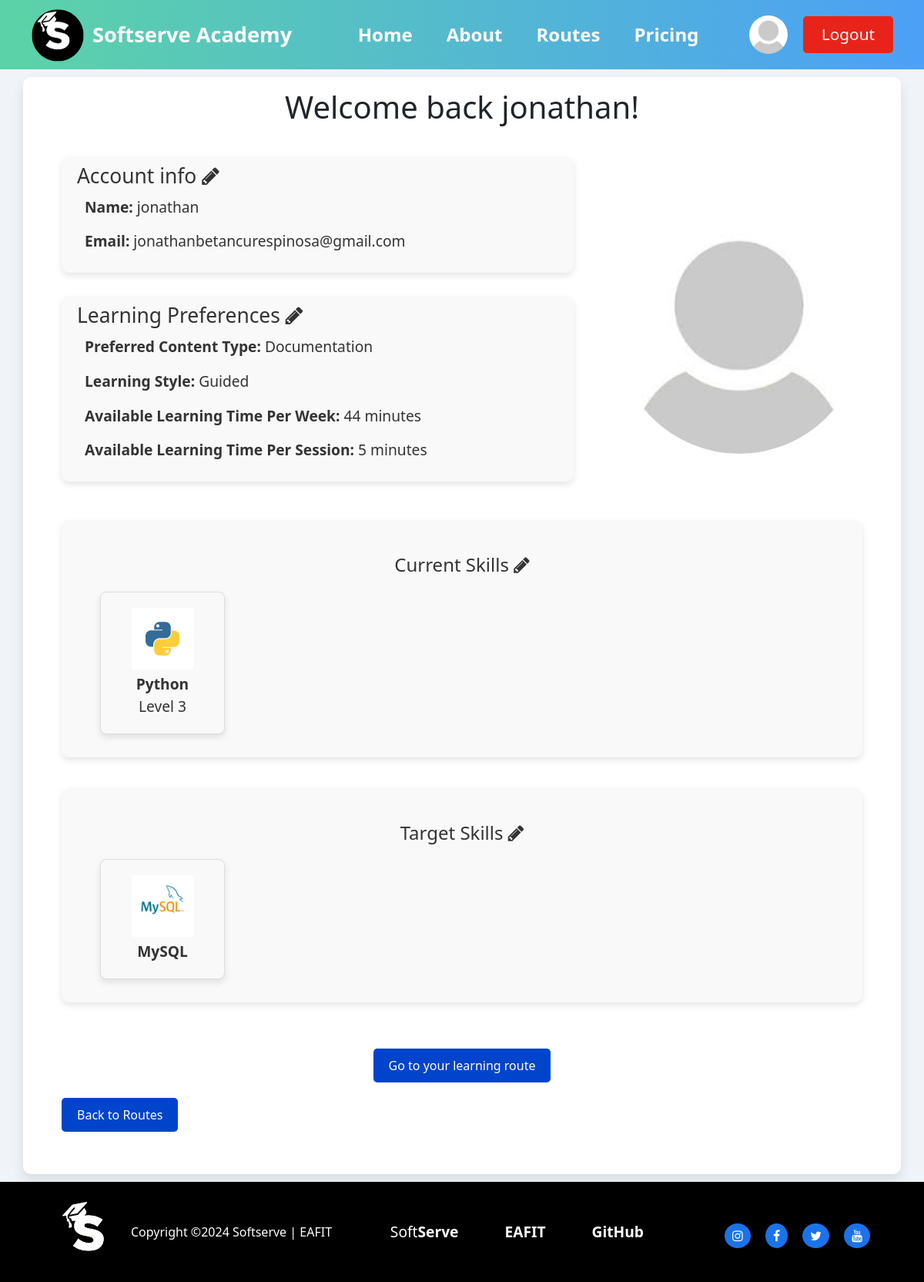
Page /user/ (signed in) on the earlier database version.
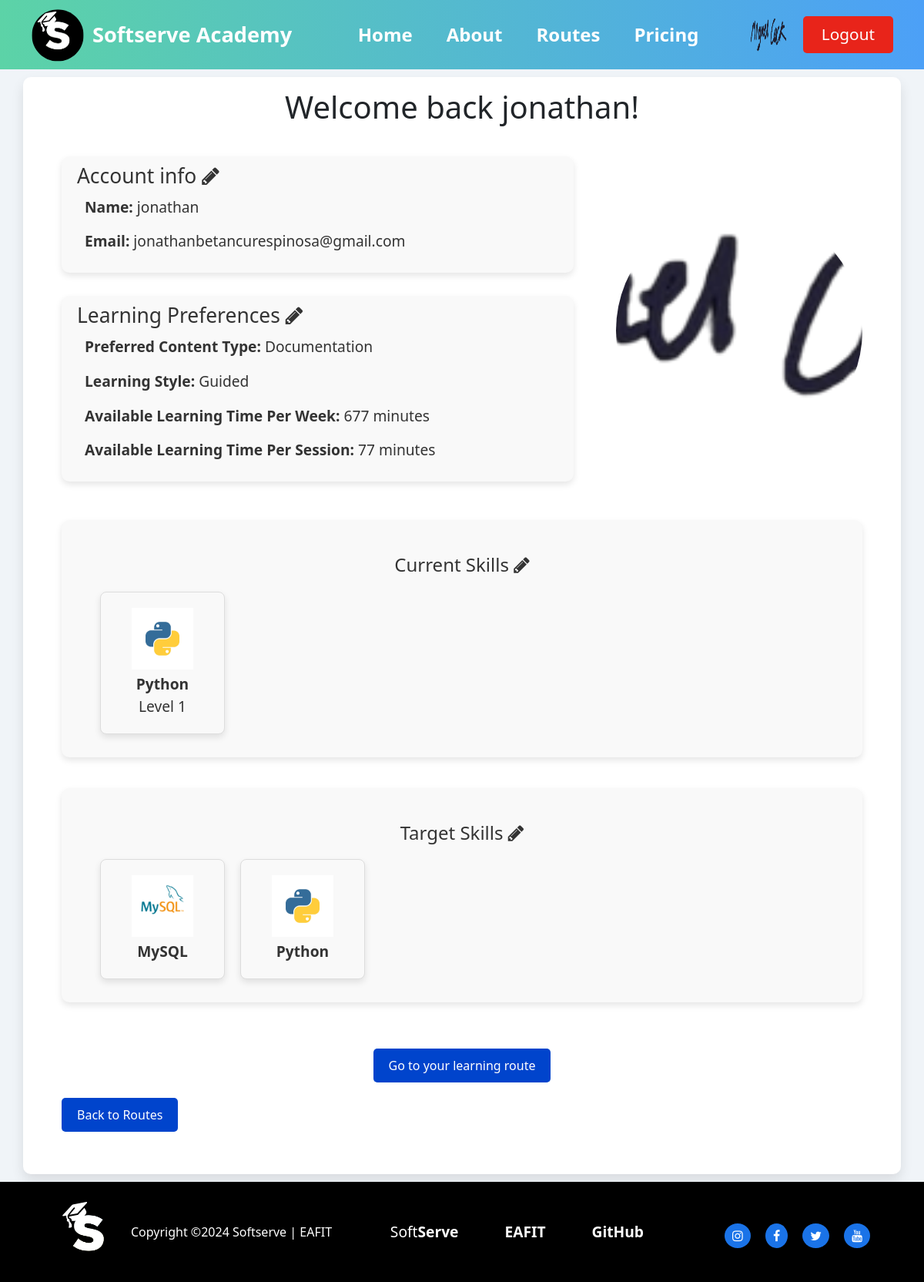
Same page on the later database version.
### user/models.py (models this page shows, shortened)
class User(AbstractBaseUser, PermissionsMixin):
    id = models.AutoField(primary_key=True)
    name = models.CharField(max_length=100)
    password = models.CharField(max_length=100)
    email = models.EmailField(unique=True)
    image = models.ImageField(upload_to="user/images/", blank=True)
    preference = models.ForeignKey(
        Preference, on_delete=models.SET_NULL, blank=True, null=True
    )
    current_skills = models.ManyToManyField(
        SkillLevel, related_name="users_current", blank=True
    )
    target_skills = models.ManyToManyField(
        SkillLevel, related_name="users_target", blank=True
    )
    learning_routes = models.ManyToManyField(
        LearningRoute, related_name="users_route", blank=True
    )
    is_active = models.BooleanField(default=True)
    is_staff = models.BooleanField(default=False)
    is_superuser = models.BooleanField(default=False)
    objects = UserManager()
    USERNAME_FIELD = "email"
    REQUIRED_FIELDS = ["name"]

### preference/models.py (models this page shows)
class Preference(models.Model):
    id = models.AutoField(primary_key=True)
    media_type = models.CharField(max_length=100, choices=MEDIA_TYPE_CHOICES)
    content_type = models.CharField(max_length=100, choices=CONTENT_TYPE_CHOICES)
    learning_type = models.CharField(max_length=100, choices=LEARNING_TYPE_CHOICES)
    time_per_week = models.IntegerField(
        validators=[MinValueValidator(5), MaxValueValidator(6000)]
    )
    time_per_session = models.IntegerField(
        validators=[MinValueValidator(5), MaxValueValidator(600)]
    )

### skill/models.py (models this page shows, shortened)
class SkillLevel(models.Model):
    id = models.AutoField(primary_key=True)
    skill = models.ForeignKey("Skill", on_delete=models.CASCADE)
    level = models.IntegerField(validators=[MinValueValidator(1), MaxValueValidator(5)])

class Skill(models.Model):
    id = models.AutoField(primary_key=True)
    name = models.CharField(max_length=100)
    skill_type = models.CharField(max_length=100, choices=SKILL_TYPE_CHOICES)
    image = models.ImageField(upload_to="skill/images/", null=True, blank=True)

### user/views.py (the view)
# urls.py: 2. Add a URL to urlpatterns:  path('', views.home, name='home')
@login_required
def home(request):
    user_id = request.session.get("user_id")
    if user_id:
        user = get_object_or_404(User, id=user_id)
        return render(request, "user.html", {"user": user})  # Happy path
    else:
        return redirect(
            "not_logged_in"
        )  # Not necessary now, because of the login_required decorator

### learning_route/models.py (called while the page is built)
    def __str__(self):
        return self.skill_level.skill.name + " - " + str(self.skill_level.level)

### user/templates/user.html (shortened to what this page needs)
{% extends "base.html" %}
{% load static %}
{% block extra_css %}
<link rel="stylesheet" href="{% static 'css/user.css' %}">
{% endblock %}
{% block content %}
<div class="header">
    <h1>Welcome back {{ user.name }}!
    </h1>
</div>
<div class="main-content">
    <div class="info">
        <div class="texts">
            <a href="{% url 'update_profile' %}" class="button-link">
                <button class="account-info">
                    <h2>Account info <i class="fa fa-pencil"></i></h2>
                    <p><strong>Name:</strong> {{ user.name }}</p>
                    <p><strong>Email:</strong> {{ user.email }}</p>
                </button>
            </a>
            <a href="{% url 'preference_create' %}" class="button-link">
                <button class="learning-preferences">
                    <h2>Learning Preferences <i class="fa fa-pencil"></i></h2>
                    {% if user.preference %}
                    <p><strong>Preferred Content Type:</strong> {{ user.preference.content_type }}</p>
                    <p><strong>Learning Style:</strong> {{ user.preference.learning_type }}</p>
                    <p><strong>Available Learning Time Per Week:</strong> {{ user.preference.time_per_week }} minutes
                    </p>
                    <p><strong>Available Learning Time Per Session:</strong> {{ user.preference.time_per_session }}
                        minutes
                    </p>
                    {% else %}
                    <p>Please set your preferences to generate your learning routes.</p>
                    {% endif %}
                </button>
            </a>
        </div>
        {% if user.image %}
        <img class="profile-pic img-fluid" src="{{ user.image.url }}" alt="Profile Picture">
        {% else %}
        <img class="profile-pic img-fluid" src="{% static 'images/default-user.png' %}" alt="Profile Picture">
        {% endif %}
    </div>
    <div class="skills">
        <a href="{% url 'update_current_skills' %}" class="button-link">
            <h2>Current Skills <i class="fa fa-pencil"></i></h2>
        </a>
        <a href="{% url 'update_current_skills' %}">
            <button class="skill-button">
                <div class="skill-set">
                    {% if user.current_skills.all %}
                    {% for skill_level in user.current_skills.all %}
                    <div class="skill">
                        <img src="{{ skill_level.skill.image.url }}">
                        <span><b>{{ skill_level.skill.name }}</b></span>
                        <span>Level {{ skill_level.level }}</span>
                    </div>
                    {% endfor %}
                    {% else %}
                    <p>You don't have current skills. Create some!</p>
                    {% endif %}
                </div>
            </button>
        </a>
    </div>
    <div class="skills">
        <a href="{% url 'update_target_skills' %}" class="button-link">
            <h2>Target Skills <i class="fa fa-pencil"></i></h2>
        </a>
        <a href="{% url 'update_target_skills' %}">
            <button class="skill-button">
                <div class="skill-set">
                    {% if user.target_skills.all %}
                    {% for skill_level in user.target_skills.all %}
                    <div class="skill">
                        <img src="{{ skill_level.skill.image.url }}">
                        <span><b>{{ skill_level.skill.name }}</b></span>
                    </div>
                    {% endfor %}
                    {% else %}
                    <p>Please set your target skills to generate their learning routes.</p>
                    {% endif %}
                </div>
            </button>
        </a>
    </div>
    <div class="learning-route">
        <a href="{% url 'learning_route' %}" class="button-link">
            <button>Go to your learning route</button>
        </a>
    </div>
    <div class="back-button">
        <a href="{% url 'learning_route' %}" class="button-link">
            <button>Back to Routes</button>
        </a>
    </div>
</div>
{% endblock %}

### SoftServeAcademy/templates/base.html (shortened to what this page needs)
<!DOCTYPE html>
<html lang="en">
{% load static %}
<head>
    <link rel="stylesheet" href="https://stackpath.bootstrapcdn.com/bootstrap/4.5.2/css/bootstrap.min.css">
    <link rel="stylesheet" href="https://cdnjs.cloudflare.com/ajax/libs/font-awesome/4.7.0/css/font-awesome.min.css">
    <link href="https://cdnjs.cloudflare.com/ajax/libs/select2/4.0.13/css/select2.min.css" rel="stylesheet" />
    <link rel="stylesheet" href="{% static 'css/header.css' %}">
    <link rel="stylesheet" href="{% static 'css/footer.css' %}">
    <link rel="stylesheet" href="{% static 'css/base.css' %}">
    {% block extra_css %}{% endblock %}
</head>
<body>
    <div class="wrapper">
        <header>
            <div class="logo">
                <a href="{% url 'home' %}"><img src="{% static 'images/2.svg' %}" alt="Logo"></a>
                <a href="{% url 'home' %}"><span>Softserve Academy</span></a>
            </div>
            <nav>
                <ul id="nav-links">
                    <li><a href="{% url 'home' %}">Home</a></li>
                    <li><a href="{% url 'about' %}">About</a></li>
                    {% if user.is_authenticated %}
                    <li class="dropdown">
                        <a href="{% url 'learning_route' %}">Routes</a>
                    </li>
                    {% endif %}
                    <li><a href="{% url 'pricing' %}">Pricing</a></li>
                </ul>
            </nav>
            <div class="auth-buttons">
                {% if user.is_authenticated %}
                <a href="{% url 'user' %}">
                    {% if user.image %}
                    <img src="{{ user.image.url }}" alt="User Photo" class="user-image">
                    {% else %}
                    <img src="{% static 'images/default-user.png' %}" alt="Default User Photo" class="user-image">
                    {% endif %}
                </a>
                <a href="{% url 'logout' %}" class="get-logout-btn">Logout</a>
                {% else %}
                <a href="{% url 'login' %}" class="login-btn">Login</a>
                <a href="{% url 'register' %}" class="get-started-btn">Get Started</a>
                {% endif %}
            </div>
        </header>
        <div class="container">
            {% block content %}
            {% endblock %}
        </div>
        <footer>
            <div class="footer-container">
                <div class="footer-left">
                    <img src="{% static 'images/2.svg' %}" alt="Logo">
                    <p>Copyright ©2024 Softserve | EAFIT</p>
                </div>
                <div class="footer-right">
                    <ul>
                        <li><a href="https://career.softserveinc.com/es/about/colombia">Soft<b>Serve</b></a></li>
                        <li><a href="https://www.eafit.edu.co/"><b>EAFIT</b></a></li>
                        <li><a href="https://github.com/QuitoTactico/SoftServe-Academy"><b>GitHub</b></a></li>
                    </ul>
                    <div class="social-media">
                        <a href="https://www.instagram.com/softserve_people/"><i class="fa fa-instagram"></i></a>
                        <a href="https://www.facebook.com/SoftServeColombia/"><i class="fa fa-facebook"></i></a>
                        <a href="https://x.com/SoftServeInc"><i class="fa fa-twitter"></i></a>
                        <a href="https://www.youtube.com/@SoftServeInc"><i class="fa fa-youtube"></i></a>
                    </div>
                </div>
            </div>
        </footer>
    </div>
</body>
</html>

Differences in the rows shown:
no longer on this page (row unchanged): SkillLevel: skill.image (picture), skill.name "Python", level "3", shown under "Current Skills"
changed User "jonathan": image: picture added; preference.time_per_week "44" → "677"; preference.time_per_session "5" → "77"
now on this page (row unchanged): SkillLevel: skill.image (picture), skill.name "Python", level "1", shown under "Current Skills"
now on this page (row unchanged): SkillLevel: skill.image (picture), skill.name "Python", shown under "Target Skills"
